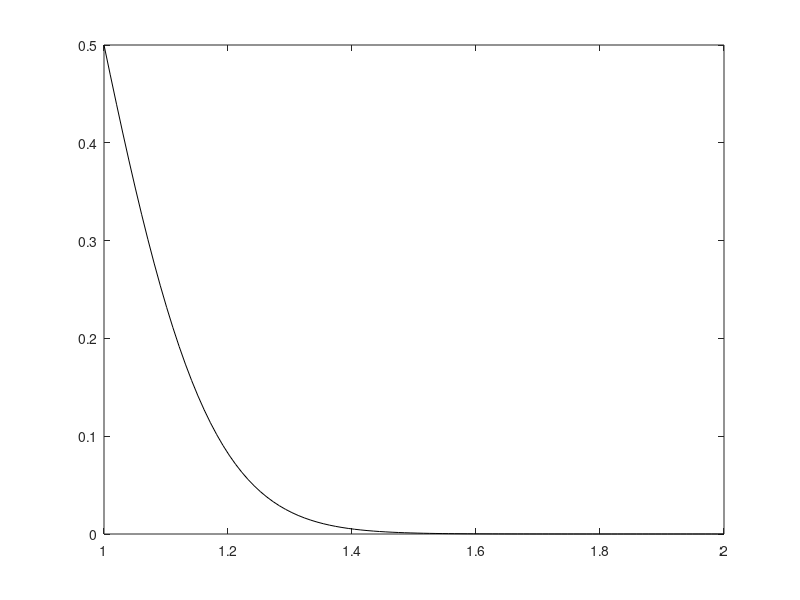

Here is the MATLAB script that generated this plot: (Note: this script raises an error after producing the figure.)
start_tic = tic;
close all

%%
Tg = [1.2 1.3 1.4];
lt = ["k:", "k--", "k-."];
stress = 240;

mu = log(stress);
sg = log(Tg)/norminv(0.9)/2;

sq = [1.2 1.33 1.5 1.66];
fq = zeros(length(Tg), length(sq));
h = zeros(size(Tg));
for i = 1:length(Tg)
    s = linspace(1, 2);
    f = logncdf(stress./s, mu, sg(i));
    h(i) = plot(s, f, lt(i));

    f = logncdf(stress./sq, mu, sg(i));
%     plot(sq, f, 'kd');
    fq(i,:) = f;
end
[sq' fq']
legend(h, ["$T_g=1.2$", "$T_g=1.3$", "$T_g=1.4$"], 'location', 'SW');

h = gca;
h.YScale = 'log';
ylim([1e-15 1])
yt = flip([50 0.1 1e-5 1e-9 1e-13]);
yl = strsplit(num2str(yt, '%1.2g\n'));
yticks(yt/100);
yticklabels(yl);

xticks([1 sq 2]);
% xtickangle(45);

h.XMinorGrid = 'off';
h.YMinorGrid = 'off';

xlabel('safety factor')
ylabel('failure/\%')

%%
fprintf('%s elapsed: %f s\n', mfilename, toc(start_tic));

figure(1);
if strncmpi(mfilename, 'plot_', 5)
    pname = mfilename;  % mfilename(6:end) wont work.
    print(pname(6:end), '-depsc');
else
    set(1, 'windowstyle', 'docked')
end